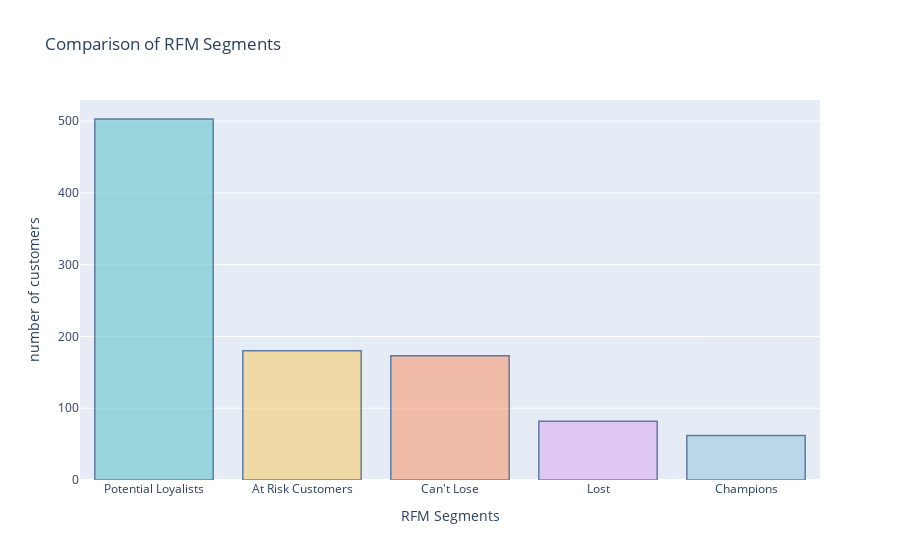

Here is the notebook cell this chart was saved with:
### Code cell
import plotly.colors

pastel_colors = plotly.colors.qualitative.Pastel

segment_counts = data['RFM Customer Segments'].value_counts()

# Create a bar chart to compare segment counts
fig = go.Figure(data=[go.Bar(x=segment_counts.index, y=segment_counts.values,
                            marker=dict(color=pastel_colors))])

# Set the color of the Champions segment as a different color
champions_color = 'rgb(158, 202, 225)'
fig.update_traces(marker_color=[champions_color if segment == 'Champions' else pastel_colors[i]
                                for i, segment in enumerate(segment_counts.index)],
                  marker_line_color='rgb(8, 48, 107)',
                  marker_line_width=1.5, opacity=0.6)

# Update the layout
fig.update_layout(title='Comparison of RFM Segments',
                  xaxis_title='RFM Segments',
                  yaxis_title="number of customers",
                  showlegend=False)  # Use False instead of FALSE
fig.show()

### Figure 1 — Plotly figure (JSON) as saved in the notebook; plotly's stock layout.template omitted (floating-point values rounded to 4 significant figures)
{"data": [{"marker": {"color": ["rgb(102, 197, 204)", "rgb(246, 207, 113)", "rgb(248, 156, 116)", "rgb(220, 176, 242)", "rgb(158, 202, 225)"], "line": {"color": "rgb(8, 48, 107)", "width": 1.5}}, "opacity": 0.6, "type": "bar", "x": ["Potential Loyalists", "At Risk Customers", "Can't Lose", "Lost", "Champions"], "y": [503, 180, 173, 82, 62]}], "layout": {"showlegend": false, "title": {"text": "Comparison of RFM Segments"}, "xaxis": {"title": {"text": "RFM Segments"}}, "yaxis": {"title": {"text": "number of customers"}}}}
